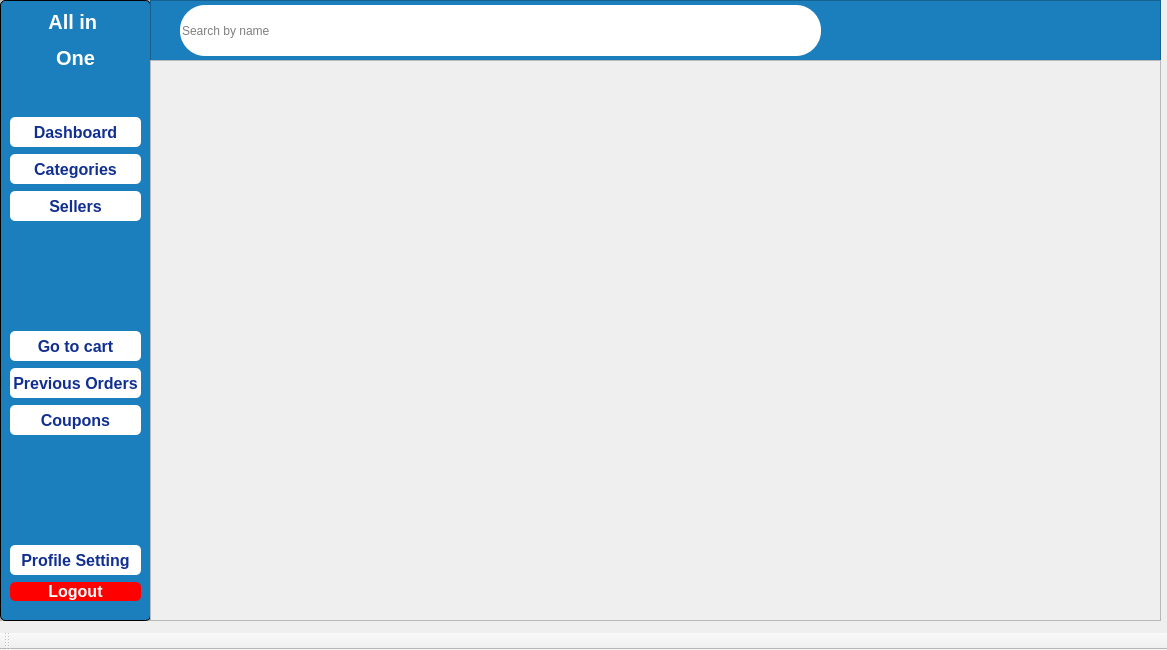
<?xml version="1.0" encoding="UTF-8"?>
<ui version="4.0">
 <class>MainWindowHome</class>
 <widget class="QMainWindow" name="MainWindowHome">
  <property name="geometry">
   <rect>
    <x>0</x>
    <y>0</y>
    <width>1167</width>
    <height>650</height>
   </rect>
  </property>
  <property name="windowTitle">
   <string>MainWindow</string>
  </property>
  <widget class="QWidget" name="centralwidget">
   <widget class="QFrame" name="frame">
    <property name="geometry">
     <rect>
      <x>0</x>
      <y>0</y>
      <width>1161</width>
      <height>621</height>
     </rect>
    </property>
    <property name="frameShape">
     <enum>QFrame::StyledPanel</enum>
    </property>
    <property name="frameShadow">
     <enum>QFrame::Raised</enum>
    </property>
    <widget class="QFrame" name="frame_2">
     <property name="geometry">
      <rect>
       <x>0</x>
       <y>0</y>
       <width>151</width>
       <height>621</height>
      </rect>
     </property>
     <property name="styleSheet">
      <string notr="true">QFrame#frame_2 {
/*background-color: white;*/
/*background-color: #F4F4F4;*/
background-color: #1B7FBD;

/*border-color:#112f91 ;*/
border-color: black;
border-width: 1px;
border-style: solid;
/*border-right-color: none;*/
border-radius: 5px;


}
QFrame QPushButton {
    color:#112f91;
    background-color: white;
	border-radius: 5px;
	font-weight: bold;
	font-size: 16px;
	

}

Qframe QPushButton:hover{
    color:white;
    background-color: #112f91;
}</string>
     </property>
     <property name="frameShape">
      <enum>QFrame::StyledPanel</enum>
     </property>
     <property name="frameShadow">
      <enum>QFrame::Raised</enum>
     </property>
     <widget class="QWidget" name="layoutWidget">
      <property name="geometry">
       <rect>
        <x>10</x>
        <y>10</y>
        <width>131</width>
        <height>591</height>
       </rect>
      </property>
      <layout class="QVBoxLayout" name="verticalLayout">
       <property name="spacing">
        <number>7</number>
       </property>
       <item>
        <widget class="QLabel" name="label">
         <property name="styleSheet">
          <string notr="true">color: white;
font-weight: bold;
font-size: 20px;
border: none;
</string>
         </property>
         <property name="text">
          <string>&lt;html&gt;&lt;head/&gt;&lt;body&gt;&lt;p align=&quot;center&quot;&gt;All in &lt;/p&gt;&lt;p align=&quot;center&quot;&gt;One&lt;/p&gt;&lt;/body&gt;&lt;/html&gt;</string>
         </property>
        </widget>
       </item>
       <item>
        <spacer name="verticalSpacer_2">
         <property name="orientation">
          <enum>Qt::Vertical</enum>
         </property>
         <property name="sizeType">
          <enum>QSizePolicy::Fixed</enum>
         </property>
         <property name="sizeHint" stdset="0">
          <size>
           <width>20</width>
           <height>40</height>
          </size>
         </property>
        </spacer>
       </item>
       <item>
        <widget class="QPushButton" name="dashboard_btn">
         <property name="minimumSize">
          <size>
           <width>0</width>
           <height>30</height>
          </size>
         </property>
         <property name="styleSheet">
          <string notr="true"/>
         </property>
         <property name="text">
          <string>Dashboard</string>
         </property>
        </widget>
       </item>
       <item>
        <widget class="QPushButton" name="category_btn">
         <property name="minimumSize">
          <size>
           <width>0</width>
           <height>30</height>
          </size>
         </property>
         <property name="text">
          <string>Categories</string>
         </property>
        </widget>
       </item>
       <item>
        <widget class="QPushButton" name="sellers_btn">
         <property name="minimumSize">
          <size>
           <width>0</width>
           <height>30</height>
          </size>
         </property>
         <property name="text">
          <string>Sellers</string>
         </property>
        </widget>
       </item>
       <item>
        <spacer name="verticalSpacer_3">
         <property name="orientation">
          <enum>Qt::Vertical</enum>
         </property>
         <property name="sizeHint" stdset="0">
          <size>
           <width>20</width>
           <height>40</height>
          </size>
         </property>
        </spacer>
       </item>
       <item>
        <widget class="QPushButton" name="cart_btn">
         <property name="minimumSize">
          <size>
           <width>0</width>
           <height>30</height>
          </size>
         </property>
         <property name="text">
          <string>Go to cart</string>
         </property>
        </widget>
       </item>
       <item>
        <widget class="QPushButton" name="previous_orders_btn">
         <property name="minimumSize">
          <size>
           <width>0</width>
           <height>30</height>
          </size>
         </property>
         <property name="text">
          <string>Previous Orders</string>
         </property>
        </widget>
       </item>
       <item>
        <widget class="QPushButton" name="coupons_btn">
         <property name="minimumSize">
          <size>
           <width>0</width>
           <height>30</height>
          </size>
         </property>
         <property name="text">
          <string>Coupons</string>
         </property>
        </widget>
       </item>
       <item>
        <spacer name="verticalSpacer">
         <property name="orientation">
          <enum>Qt::Vertical</enum>
         </property>
         <property name="sizeHint" stdset="0">
          <size>
           <width>20</width>
           <height>40</height>
          </size>
         </property>
        </spacer>
       </item>
       <item>
        <widget class="QPushButton" name="profile_btn">
         <property name="minimumSize">
          <size>
           <width>0</width>
           <height>30</height>
          </size>
         </property>
         <property name="text">
          <string>Profile Setting</string>
         </property>
        </widget>
       </item>
       <item>
        <widget class="QPushButton" name="logout_btn">
         <property name="styleSheet">
          <string notr="true">background-color: red;
color: white;
font-weight: bold;</string>
         </property>
         <property name="text">
          <string>Logout</string>
         </property>
        </widget>
       </item>
      </layout>
     </widget>
    </widget>
    <widget class="QFrame" name="frame_3">
     <property name="geometry">
      <rect>
       <x>150</x>
       <y>0</y>
       <width>1011</width>
       <height>61</height>
      </rect>
     </property>
     <property name="styleSheet">
      <string notr="true">/*background-color: #0A4D68;*/
background-color: #1B7FBD;</string>
     </property>
     <property name="frameShape">
      <enum>QFrame::StyledPanel</enum>
     </property>
     <property name="frameShadow">
      <enum>QFrame::Raised</enum>
     </property>
     <widget class="QLineEdit" name="searchproductname_input">
      <property name="geometry">
       <rect>
        <x>30</x>
        <y>5</y>
        <width>641</width>
        <height>51</height>
       </rect>
      </property>
      <property name="styleSheet">
       <string notr="true">background-color: white;
border-radius:25px;</string>
      </property>
      <property name="placeholderText">
       <string>Search by name</string>
      </property>
     </widget>
     <widget class="QLabel" name="welcome">
      <property name="geometry">
       <rect>
        <x>700</x>
        <y>10</y>
        <width>231</width>
        <height>41</height>
       </rect>
      </property>
      <property name="styleSheet">
       <string notr="true">font-weight: bold;
color: blue;
color: #F6EF98;
font-weight:bold;
font-size: 15px;
</string>
      </property>
      <property name="text">
       <string/>
      </property>
     </widget>
     <widget class="QPushButton" name="searchproductname_btn">
      <property name="geometry">
       <rect>
        <x>610</x>
        <y>5</y>
        <width>51</width>
        <height>51</height>
       </rect>
      </property>
      <property name="styleSheet">
       <string notr="true">background-color: white;
border-radius:20px;
</string>
      </property>
      <property name="text">
       <string/>
      </property>
      <property name="icon">
       <iconset resource="resources.qrc">
        <normaloff>:/imgs/home/magnifier_2.png</normaloff>:/imgs/home/magnifier_2.png</iconset>
      </property>
      <property name="iconSize">
       <size>
        <width>35</width>
        <height>35</height>
       </size>
      </property>
     </widget>
    </widget>
    <widget class="QFrame" name="frame_4">
     <property name="geometry">
      <rect>
       <x>150</x>
       <y>60</y>
       <width>1011</width>
       <height>561</height>
      </rect>
     </property>
     <property name="styleSheet">
      <string notr="true">/*background-color: green;*/</string>
     </property>
     <property name="frameShape">
      <enum>QFrame::StyledPanel</enum>
     </property>
     <property name="frameShadow">
      <enum>QFrame::Raised</enum>
     </property>
     <widget class="QStackedWidget" name="pages">
      <property name="geometry">
       <rect>
        <x>0</x>
        <y>0</y>
        <width>1011</width>
        <height>561</height>
       </rect>
      </property>
      <widget class="QWidget" name="Dashboard">
       <widget class="QScrollArea" name="scrollArea_16">
        <property name="geometry">
         <rect>
          <x>0</x>
          <y>0</y>
          <width>1011</width>
          <height>561</height>
         </rect>
        </property>
        <property name="widgetResizable">
         <bool>true</bool>
        </property>
        <widget class="QWidget" name="scrollAreaWidgetContents_5">
         <property name="geometry">
          <rect>
           <x>0</x>
           <y>0</y>
           <width>1009</width>
           <height>559</height>
          </rect>
         </property>
        </widget>
       </widget>
      </widget>
      <widget class="QWidget" name="Categories">
       <widget class="QScrollArea" name="scrollArea_11">
        <property name="geometry">
         <rect>
          <x>0</x>
          <y>0</y>
          <width>1011</width>
          <height>561</height>
         </rect>
        </property>
        <property name="styleSheet">
         <string notr="true">font-size:40px;
font-weight: bold;
border-radius: 5px;</string>
        </property>
        <property name="widgetResizable">
         <bool>true</bool>
        </property>
        <widget class="QWidget" name="scrollAreaWidgetContents">
         <property name="geometry">
          <rect>
           <x>0</x>
           <y>0</y>
           <width>1011</width>
           <height>561</height>
          </rect>
         </property>
         <widget class="QWidget" name="layoutWidget">
          <property name="geometry">
           <rect>
            <x>0</x>
            <y>0</y>
            <width>1011</width>
            <height>616</height>
           </rect>
          </property>
          <layout class="QGridLayout" name="gridLayout">
           <item row="1" column="1">
            <widget class="QPushButton" name="Officebtn">
             <property name="minimumSize">
              <size>
               <width>0</width>
               <height>200</height>
              </size>
             </property>
             <property name="text">
              <string>Office</string>
             </property>
            </widget>
           </item>
           <item row="0" column="0">
            <widget class="QPushButton" name="Electronics_btn">
             <property name="minimumSize">
              <size>
               <width>0</width>
               <height>200</height>
              </size>
             </property>
             <property name="text">
              <string>Electronics</string>
             </property>
            </widget>
           </item>
           <item row="1" column="0">
            <widget class="QPushButton" name="Beautybtn">
             <property name="minimumSize">
              <size>
               <width>0</width>
               <height>200</height>
              </size>
             </property>
             <property name="text">
              <string>Beauty</string>
             </property>
            </widget>
           </item>
           <item row="1" column="2">
            <widget class="QPushButton" name="HomeFurniturebtn">
             <property name="minimumSize">
              <size>
               <width>0</width>
               <height>200</height>
              </size>
             </property>
             <property name="text">
              <string>Home &amp; Furniture</string>
             </property>
            </widget>
           </item>
           <item row="0" column="1">
            <widget class="QPushButton" name="VideoGamesbtn">
             <property name="minimumSize">
              <size>
               <width>0</width>
               <height>200</height>
              </size>
             </property>
             <property name="text">
              <string>VideoGames</string>
             </property>
             <property name="icon">
              <iconset>
               <normaloff>:/imgs/categories/pexels-stas-knop-1298601.jpg</normaloff>:/imgs/categories/pexels-stas-knop-1298601.jpg</iconset>
             </property>
             <property name="iconSize">
              <size>
               <width>0</width>
               <height>0</height>
              </size>
             </property>
            </widget>
           </item>
           <item row="2" column="1">
            <widget class="QPushButton" name="SportsSupplies">
             <property name="minimumSize">
              <size>
               <width>0</width>
               <height>200</height>
              </size>
             </property>
             <property name="text">
              <string>Sports Supplies</string>
             </property>
            </widget>
           </item>
           <item row="0" column="2">
            <widget class="QPushButton" name="Groceries_btn">
             <property name="minimumSize">
              <size>
               <width>0</width>
               <height>200</height>
              </size>
             </property>
             <property name="text">
              <string>Groceries</string>
             </property>
            </widget>
           </item>
          </layout>
         </widget>
        </widget>
       </widget>
      </widget>
      <widget class="QWidget" name="Electronics">
       <widget class="QScrollArea" name="scrollArea">
        <property name="geometry">
         <rect>
          <x>0</x>
          <y>0</y>
          <width>1011</width>
          <height>561</height>
         </rect>
        </property>
        <property name="widgetResizable">
         <bool>true</bool>
        </property>
        <widget class="QWidget" name="scrollContentContainer">
         <property name="geometry">
          <rect>
           <x>0</x>
           <y>0</y>
           <width>1009</width>
           <height>559</height>
          </rect>
         </property>
        </widget>
       </widget>
      </widget>
      <widget class="QWidget" name="VideoGames">
       <widget class="QScrollArea" name="scrollArea_7">
        <property name="geometry">
         <rect>
          <x>0</x>
          <y>0</y>
          <width>1011</width>
          <height>561</height>
         </rect>
        </property>
        <property name="widgetResizable">
         <bool>true</bool>
        </property>
        <widget class="QWidget" name="scrollContentContainer_7">
         <property name="geometry">
          <rect>
           <x>0</x>
           <y>0</y>
           <width>1009</width>
           <height>559</height>
          </rect>
         </property>
        </widget>
       </widget>
      </widget>
      <widget class="QWidget" name="Groceries">
       <widget class="QScrollArea" name="scrollArea_3">
        <property name="geometry">
         <rect>
          <x>0</x>
          <y>0</y>
          <width>1011</width>
          <height>561</height>
         </rect>
        </property>
        <property name="widgetResizable">
         <bool>true</bool>
        </property>
        <widget class="QWidget" name="scrollContentContainer_3">
         <property name="geometry">
          <rect>
           <x>0</x>
           <y>0</y>
           <width>1009</width>
           <height>559</height>
          </rect>
         </property>
        </widget>
       </widget>
      </widget>
      <widget class="QWidget" name="Beauty">
       <widget class="QScrollArea" name="scrollArea_2">
        <property name="geometry">
         <rect>
          <x>0</x>
          <y>0</y>
          <width>1011</width>
          <height>561</height>
         </rect>
        </property>
        <property name="widgetResizable">
         <bool>true</bool>
        </property>
        <widget class="QWidget" name="scrollContentContainer_2">
         <property name="geometry">
          <rect>
           <x>0</x>
           <y>0</y>
           <width>1009</width>
           <height>559</height>
          </rect>
         </property>
        </widget>
       </widget>
      </widget>
      <widget class="QWidget" name="Office">
       <widget class="QScrollArea" name="scrollArea_5">
        <property name="geometry">
         <rect>
          <x>0</x>
          <y>0</y>
          <width>1011</width>
          <height>561</height>
         </rect>
        </property>
        <property name="widgetResizable">
         <bool>true</bool>
        </property>
        <widget class="QWidget" name="scrollContentContainer_5">
         <property name="geometry">
          <rect>
           <x>0</x>
           <y>0</y>
           <width>1009</width>
           <height>559</height>
          </rect>
         </property>
        </widget>
       </widget>
      </widget>
      <widget class="QWidget" name="Home_Furniture">
       <widget class="QScrollArea" name="scrollArea_4">
        <property name="geometry">
         <rect>
          <x>0</x>
          <y>0</y>
          <width>1011</width>
          <height>561</height>
         </rect>
        </property>
        <property name="widgetResizable">
         <bool>true</bool>
        </property>
        <widget class="QWidget" name="scrollContentContainer_4">
         <property name="geometry">
          <rect>
           <x>0</x>
           <y>0</y>
           <width>1009</width>
           <height>559</height>
          </rect>
         </property>
        </widget>
       </widget>
      </widget>
      <widget class="QWidget" name="Sports_Supplies">
       <widget class="QScrollArea" name="scrollArea_6">
        <property name="geometry">
         <rect>
          <x>0</x>
          <y>0</y>
          <width>1011</width>
          <height>561</height>
         </rect>
        </property>
        <property name="widgetResizable">
         <bool>true</bool>
        </property>
        <widget class="QWidget" name="scrollContentContainer_6">
         <property name="geometry">
          <rect>
           <x>0</x>
           <y>0</y>
           <width>1009</width>
           <height>559</height>
          </rect>
         </property>
        </widget>
       </widget>
      </widget>
      <widget class="QWidget" name="cart">
       <widget class="QScrollArea" name="scrollArea_8">
        <property name="geometry">
         <rect>
          <x>0</x>
          <y>0</y>
          <width>1011</width>
          <height>561</height>
         </rect>
        </property>
        <property name="styleSheet">
         <string notr="true">background-color: white;</string>
        </property>
        <property name="widgetResizable">
         <bool>true</bool>
        </property>
        <widget class="QWidget" name="scrollContentContainer_8">
         <property name="geometry">
          <rect>
           <x>0</x>
           <y>0</y>
           <width>1009</width>
           <height>559</height>
          </rect>
         </property>
        </widget>
       </widget>
      </widget>
      <widget class="QWidget" name="checkout">
       <property name="styleSheet">
        <string notr="true"/>
       </property>
       <widget class="QScrollArea" name="scrollArea_9">
        <property name="geometry">
         <rect>
          <x>0</x>
          <y>0</y>
          <width>1011</width>
          <height>561</height>
         </rect>
        </property>
        <property name="widgetResizable">
         <bool>true</bool>
        </property>
        <widget class="QWidget" name="scrollContentContainer_9">
         <property name="geometry">
          <rect>
           <x>0</x>
           <y>0</y>
           <width>1009</width>
           <height>559</height>
          </rect>
         </property>
         <widget class="QWidget" name="widget" native="true">
          <property name="geometry">
           <rect>
            <x>0</x>
            <y>0</y>
            <width>1011</width>
            <height>561</height>
           </rect>
          </property>
          <property name="styleSheet">
           <string notr="true">QWidget#widget{

	background-color: white;

}</string>
          </property>
          <widget class="QWidget" name="checkout_container" native="true">
           <property name="geometry">
            <rect>
             <x>20</x>
             <y>30</y>
             <width>661</width>
             <height>511</height>
            </rect>
           </property>
           <property name="styleSheet">
            <string notr="true">QWidget#checkout_container{

	background-image: url(:/imgs/checkout/background_checkout.png);
	background-repeat: no-repeat;
  
   /*background-position: center;*/

}</string>
           </property>
           <widget class="QWidget" name="layoutWidget_2">
            <property name="geometry">
             <rect>
              <x>20</x>
              <y>20</y>
              <width>621</width>
              <height>471</height>
             </rect>
            </property>
            <layout class="QGridLayout" name="gridLayout_2">
             <property name="spacing">
              <number>0</number>
             </property>
             <item row="0" column="0">
              <widget class="QFrame" name="frame_5">
               <property name="styleSheet">
                <string notr="true">/*background-color: white;*/
border-radius: 10px;
font-weight: bold;
font-size: 20px;</string>
               </property>
               <property name="frameShape">
                <enum>QFrame::StyledPanel</enum>
               </property>
               <property name="frameShadow">
                <enum>QFrame::Raised</enum>
               </property>
               <widget class="QWidget" name="layoutWidget_3">
                <property name="geometry">
                 <rect>
                  <x>30</x>
                  <y>10</y>
                  <width>571</width>
                  <height>381</height>
                 </rect>
                </property>
                <layout class="QVBoxLayout" name="verticalLayout_2">
                 <item>
                  <layout class="QHBoxLayout" name="horizontalLayout">
                   <item>
                    <widget class="QLabel" name="label_2">
                     <property name="text">
                      <string>Name:</string>
                     </property>
                    </widget>
                   </item>
                   <item>
                    <widget class="QLabel" name="name_label">
                     <property name="text">
                      <string/>
                     </property>
                    </widget>
                   </item>
                  </layout>
                 </item>
                 <item>
                  <layout class="QHBoxLayout" name="horizontalLayout_2">
                   <item>
                    <widget class="QLabel" name="label_4">
                     <property name="text">
                      <string>Phone Number:</string>
                     </property>
                    </widget>
                   </item>
                   <item>
                    <widget class="QLabel" name="phone_label">
                     <property name="text">
                      <string/>
                     </property>
                    </widget>
                   </item>
                  </layout>
                 </item>
                 <item>
                  <layout class="QHBoxLayout" name="horizontalLayout_3">
                   <item>
                    <widget class="QLabel" name="label_6">
                     <property name="text">
                      <string>Location: </string>
                     </property>
                    </widget>
                   </item>
                   <item>
                    <widget class="QLabel" name="Location">
                     <property name="text">
                      <string/>
                     </property>
                    </widget>
                   </item>
                  </layout>
                 </item>
                 <item>
                  <layout class="QHBoxLayout" name="horizontalLayout_4">
                   <item>
                    <widget class="QLabel" name="label_8">
                     <property name="text">
                      <string>Order ID: </string>
                     </property>
                    </widget>
                   </item>
                   <item>
                    <widget class="QLabel" name="cart_id">
                     <property name="text">
                      <string/>
                     </property>
                    </widget>
                   </item>
                  </layout>
                 </item>
                 <item>
                  <layout class="QHBoxLayout" name="horizontalLayout_5">
                   <item>
                    <widget class="QLabel" name="label_10">
                     <property name="text">
                      <string>Price Before Discount:</string>
                     </property>
                    </widget>
                   </item>
                   <item>
                    <widget class="QLabel" name="price_before">
                     <property name="text">
                      <string/>
                     </property>
                    </widget>
                   </item>
                  </layout>
                 </item>
                 <item>
                  <layout class="QHBoxLayout" name="horizontalLayout_7">
                   <item>
                    <widget class="QLabel" name="label_14">
                     <property name="text">
                      <string>Discount: </string>
                     </property>
                    </widget>
                   </item>
                   <item>
                    <widget class="QLabel" name="discount">
                     <property name="text">
                      <string/>
                     </property>
                    </widget>
                   </item>
                  </layout>
                 </item>
                 <item>
                  <layout class="QHBoxLayout" name="horizontalLayout_6">
                   <item>
                    <widget class="QLabel" name="label_12">
                     <property name="text">
                      <string>Price After Discount:</string>
                     </property>
                    </widget>
                   </item>
                   <item>
                    <widget class="QLabel" name="price_after">
                     <property name="text">
                      <string/>
                     </property>
                    </widget>
                   </item>
                  </layout>
                 </item>
                </layout>
               </widget>
              </widget>
             </item>
             <item row="1" column="0">
              <widget class="QFrame" name="frame_6">
               <property name="maximumSize">
                <size>
                 <width>16777215</width>
                 <height>60</height>
                </size>
               </property>
               <property name="styleSheet">
                <string notr="true">/*background-color: black;*/</string>
               </property>
               <property name="frameShape">
                <enum>QFrame::StyledPanel</enum>
               </property>
               <property name="frameShadow">
                <enum>QFrame::Raised</enum>
               </property>
               <widget class="QWidget" name="layoutWidget_4">
                <property name="geometry">
                 <rect>
                  <x>4</x>
                  <y>10</y>
                  <width>621</width>
                  <height>51</height>
                 </rect>
                </property>
                <layout class="QHBoxLayout" name="horizontalLayout_8">
                 <item>
                  <widget class="QPushButton" name="paywith_visa">
                   <property name="styleSheet">
                    <string notr="true">font-weight: bold;
background-color: #1B7FBD ;
color: white;
font-size:24px;
border-radius: 5px;</string>
                   </property>
                   <property name="text">
                    <string>Pay With Visa</string>
                   </property>
                   <property name="icon">
                    <iconset resource="resources.qrc">
                     <normaloff>:/imgs/checkout/visa_PNG15.png</normaloff>:/imgs/checkout/visa_PNG15.png</iconset>
                   </property>
                   <property name="iconSize">
                    <size>
                     <width>27</width>
                     <height>27</height>
                    </size>
                   </property>
                  </widget>
                 </item>
                 <item>
                  <widget class="QPushButton" name="paywith_paypal">
                   <property name="styleSheet">
                    <string notr="true">font-weight: bold;
background-color: #1B7FBD ;
color: white;
font-size:25px;
border-radius: 5px;</string>
                   </property>
                   <property name="text">
                    <string>Pay With Paypal</string>
                   </property>
                   <property name="icon">
                    <iconset resource="resources.qrc">
                     <normaloff>:/imgs/checkout/174861.png</normaloff>:/imgs/checkout/174861.png</iconset>
                   </property>
                   <property name="iconSize">
                    <size>
                     <width>27</width>
                     <height>27</height>
                    </size>
                   </property>
                  </widget>
                 </item>
                 <item>
                  <widget class="QPushButton" name="cashon_delivery">
                   <property name="minimumSize">
                    <size>
                     <width>0</width>
                     <height>0</height>
                    </size>
                   </property>
                   <property name="styleSheet">
                    <string notr="true">font-weight: bold;
background-color: #112F91 ;
color: white;
font-size:20px;
border-radius: 5px;</string>
                   </property>
                   <property name="text">
                    <string>Cash on delivery</string>
                   </property>
                  </widget>
                 </item>
                </layout>
               </widget>
              </widget>
             </item>
            </layout>
           </widget>
          </widget>
          <widget class="QWidget" name="visa_pay_container" native="true">
           <property name="geometry">
            <rect>
             <x>730</x>
             <y>50</y>
             <width>251</width>
             <height>461</height>
            </rect>
           </property>
           <widget class="QLineEdit" name="credit_id">
            <property name="geometry">
             <rect>
              <x>12</x>
              <y>110</y>
              <width>231</width>
              <height>41</height>
             </rect>
            </property>
            <property name="text">
             <string/>
            </property>
            <property name="maxLength">
             <number>16</number>
            </property>
            <property name="placeholderText">
             <string>Credit ID Number</string>
            </property>
           </widget>
           <widget class="QLineEdit" name="cvv">
            <property name="geometry">
             <rect>
              <x>10</x>
              <y>180</y>
              <width>231</width>
              <height>41</height>
             </rect>
            </property>
            <property name="maxLength">
             <number>3</number>
            </property>
            <property name="placeholderText">
             <string>CVV</string>
            </property>
           </widget>
           <widget class="QLineEdit" name="month">
            <property name="geometry">
             <rect>
              <x>50</x>
              <y>260</y>
              <width>61</width>
              <height>41</height>
             </rect>
            </property>
            <property name="placeholderText">
             <string>Month</string>
            </property>
           </widget>
           <widget class="QPushButton" name="visa_pay_btn">
            <property name="geometry">
             <rect>
              <x>20</x>
              <y>370</y>
              <width>221</width>
              <height>41</height>
             </rect>
            </property>
            <property name="styleSheet">
             <string notr="true">font-weight: bold;
background-color: #112F91 ;
color: white;
font-size:20px;
border-radius: 5px;</string>
            </property>
            <property name="text">
             <string/>
            </property>
           </widget>
           <widget class="QLineEdit" name="year">
            <property name="geometry">
             <rect>
              <x>140</x>
              <y>260</y>
              <width>61</width>
              <height>41</height>
             </rect>
            </property>
            <property name="placeholderText">
             <string>year</string>
            </property>
           </widget>
           <widget class="QLabel" name="label_3">
            <property name="geometry">
             <rect>
              <x>72</x>
              <y>-10</y>
              <width>101</width>
              <height>51</height>
             </rect>
            </property>
            <property name="styleSheet">
             <string notr="true">background-color: black;
font-weight: bold;
color: white;
border-radius: 5px;</string>
            </property>
            <property name="text">
             <string>Visa</string>
            </property>
            <property name="alignment">
             <set>Qt::AlignCenter</set>
            </property>
           </widget>
          </widget>
         </widget>
        </widget>
       </widget>
      </widget>
      <widget class="QWidget" name="previous_orders">
       <widget class="QScrollArea" name="scrollArea_10">
        <property name="geometry">
         <rect>
          <x>0</x>
          <y>0</y>
          <width>1011</width>
          <height>561</height>
         </rect>
        </property>
        <property name="styleSheet">
         <string notr="true"/>
        </property>
        <property name="widgetResizable">
         <bool>true</bool>
        </property>
        <widget class="QWidget" name="scrollContentContainer_10">
         <property name="geometry">
          <rect>
           <x>0</x>
           <y>0</y>
           <width>1009</width>
           <height>559</height>
          </rect>
         </property>
        </widget>
       </widget>
      </widget>
      <widget class="QWidget" name="profile_setting">
       <widget class="QScrollArea" name="scrollArea_12">
        <property name="geometry">
         <rect>
          <x>0</x>
          <y>0</y>
          <width>1011</width>
          <height>561</height>
         </rect>
        </property>
        <property name="styleSheet">
         <string notr="true"/>
        </property>
        <property name="widgetResizable">
         <bool>true</bool>
        </property>
        <widget class="QWidget" name="scrollContentContainer_11">
         <property name="geometry">
          <rect>
           <x>0</x>
           <y>0</y>
           <width>1009</width>
           <height>559</height>
          </rect>
         </property>
        </widget>
       </widget>
      </widget>
      <widget class="QWidget" name="sellers_page">
       <widget class="QScrollArea" name="scrollArea_13">
        <property name="geometry">
         <rect>
          <x>0</x>
          <y>0</y>
          <width>1011</width>
          <height>561</height>
         </rect>
        </property>
        <property name="widgetResizable">
         <bool>true</bool>
        </property>
        <widget class="QWidget" name="scrollAreaWidgetContents_2">
         <property name="geometry">
          <rect>
           <x>0</x>
           <y>0</y>
           <width>1009</width>
           <height>559</height>
          </rect>
         </property>
        </widget>
       </widget>
      </widget>
      <widget class="QWidget" name="sellersproducts_page">
       <widget class="QScrollArea" name="scrollArea_14">
        <property name="geometry">
         <rect>
          <x>0</x>
          <y>0</y>
          <width>1011</width>
          <height>561</height>
         </rect>
        </property>
        <property name="widgetResizable">
         <bool>true</bool>
        </property>
        <widget class="QWidget" name="scrollAreaWidgetContents_3">
         <property name="geometry">
          <rect>
           <x>0</x>
           <y>0</y>
           <width>1009</width>
           <height>559</height>
          </rect>
         </property>
        </widget>
       </widget>
      </widget>
      <widget class="QWidget" name="searchbyname_products_page">
       <widget class="QScrollArea" name="scrollArea_15">
        <property name="geometry">
         <rect>
          <x>0</x>
          <y>0</y>
          <width>1011</width>
          <height>561</height>
         </rect>
        </property>
        <property name="widgetResizable">
         <bool>true</bool>
        </property>
        <widget class="QWidget" name="scrollAreaWidgetContents_4">
         <property name="geometry">
          <rect>
           <x>0</x>
           <y>0</y>
           <width>1009</width>
           <height>559</height>
          </rect>
         </property>
        </widget>
       </widget>
      </widget>
      <widget class="QWidget" name="coupons_page">
       <widget class="QWidget" name="coupons_widget" native="true">
        <property name="geometry">
         <rect>
          <x>0</x>
          <y>0</y>
          <width>1011</width>
          <height>561</height>
         </rect>
        </property>
       </widget>
      </widget>
     </widget>
    </widget>
   </widget>
  </widget>
  <widget class="QMenuBar" name="menubar">
   <property name="geometry">
    <rect>
     <x>0</x>
     <y>0</y>
     <width>1167</width>
     <height>26</height>
    </rect>
   </property>
  </widget>
  <widget class="QToolBar" name="toolBar">
   <property name="windowTitle">
    <string>toolBar</string>
   </property>
   <attribute name="toolBarArea">
    <enum>BottomToolBarArea</enum>
   </attribute>
   <attribute name="toolBarBreak">
    <bool>false</bool>
   </attribute>
  </widget>
 </widget>
 <resources>
  <include location="resources.qrc"/>
 </resources>
 <connections/>
</ui>
